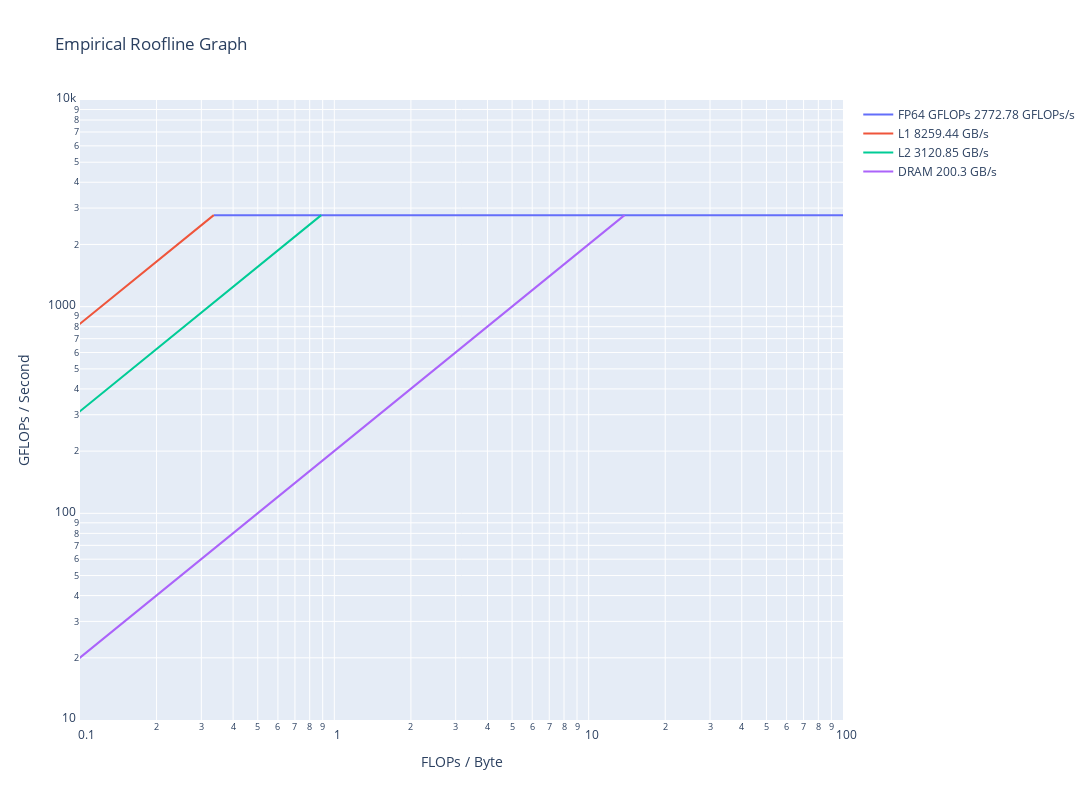

The cell this chart's notebook holds for it:
### Markdown cell above
### Plotly Version (Work in Progress)

### Code cell
# plot! plotly version
fig = go.Figure()
elements = g_df['name'].unique()
fig.update_xaxes(type="log", range=[-1,2]) 
fig.update_yaxes(type="log", range=[1,4])
# Create traces
for cur_name in elements:
  index = (g_df[g_df['name']==cur_name].index.values)[0]
  x_vals = [g_df['x'][i] for i in range(g_df.shape[0]) if g_df['name'][i] == cur_name]
  y_vals = [g_df['y'][i] for i in range(g_df.shape[0]) if g_df['name'][i] == cur_name]
  fig.add_trace(go.Scatter(x=x_vals, y=y_vals,
                      mode="lines",
                      name=g_df['label'][index]
                      ))
  slope = g_df['slope'][index]
  # get the mid-ish point to add the label
  #calculate the midpoints for labels
  xmid = math.sqrt(xmin * xmax)
  ymid = slope * xmid
  y0gbytes = ymid
  x0gbytes = y0gbytes/slope
  fig.add_annotation(text=cur_name+str(slope),
                  xref="paper", yref="paper",
                  x=x0gbytes, y=y0gbytes, showarrow=False,
                  textangle=-45)
fig.update_layout(
    autosize=False,
    width=1200,
    height=800,
    title="Empirical Roofline Graph",
    xaxis_title="FLOPs / Byte",
    yaxis_title="GFLOPs / Second"
)


fig.show()

### Figure 1 — Plotly figure (JSON) as saved in the notebook; plotly's stock layout.template omitted (floating-point values rounded to 4 significant figures)
{"data": [{"mode": "lines", "name": "FP64 GFLOPs 2772.78 GFLOPs/s", "type": "scatter", "x": [100, 0.3357], "y": [2773.0, 2773.0]}, {"mode": "lines", "name": "L1 8259.44 GB/s", "type": "scatter", "x": [0, 0.3357], "y": [0, 2773.0]}, {"mode": "lines", "name": "L2 3120.85 GB/s", "type": "scatter", "x": [0, 0.8885], "y": [0, 2773.0]}, {"mode": "lines", "name": "DRAM 200.3 GB/s", "type": "scatter", "x": [0, 13.84], "y": [0, 2773.0]}], "layout": {"annotations": [{"showarrow": false, "text": "FP64 GFLOPs2772.78", "textangle": -45, "x": 0.3721, "xref": "paper", "y": 1032.0, "yref": "paper"}, {"showarrow": false, "text": "L18259.44", "textangle": -45, "x": 0.3721, "xref": "paper", "y": 3073.0, "yref": "paper"}, {"showarrow": false, "text": "L23120.85", "textangle": -45, "x": 0.3721, "xref": "paper", "y": 1161.0, "yref": "paper"}, {"showarrow": false, "text": "DRAM200.3", "textangle": -45, "x": 0.3721, "xref": "paper", "y": 74.52, "yref": "paper"}], "autosize": false, "height": 800, "title": {"text": "Empirical Roofline Graph"}, "width": 1200, "xaxis": {"range": [-1, 2], "title": {"text": "FLOPs / Byte"}, "type": "log"}, "yaxis": {"range": [1, 4], "title": {"text": "GFLOPs / Second"}, "type": "log"}}}
